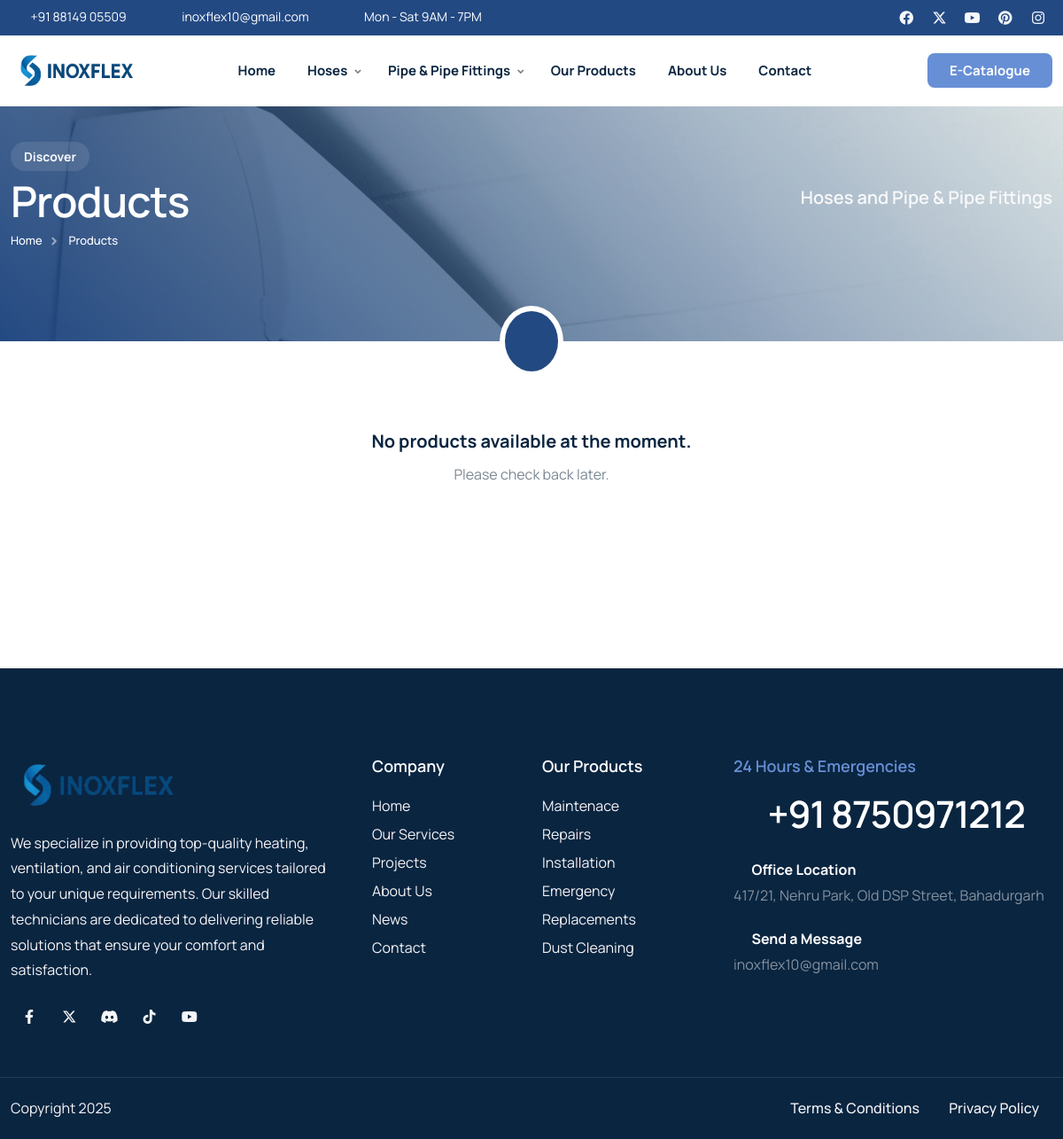
/products/, run on an earlier commit of the app's database.
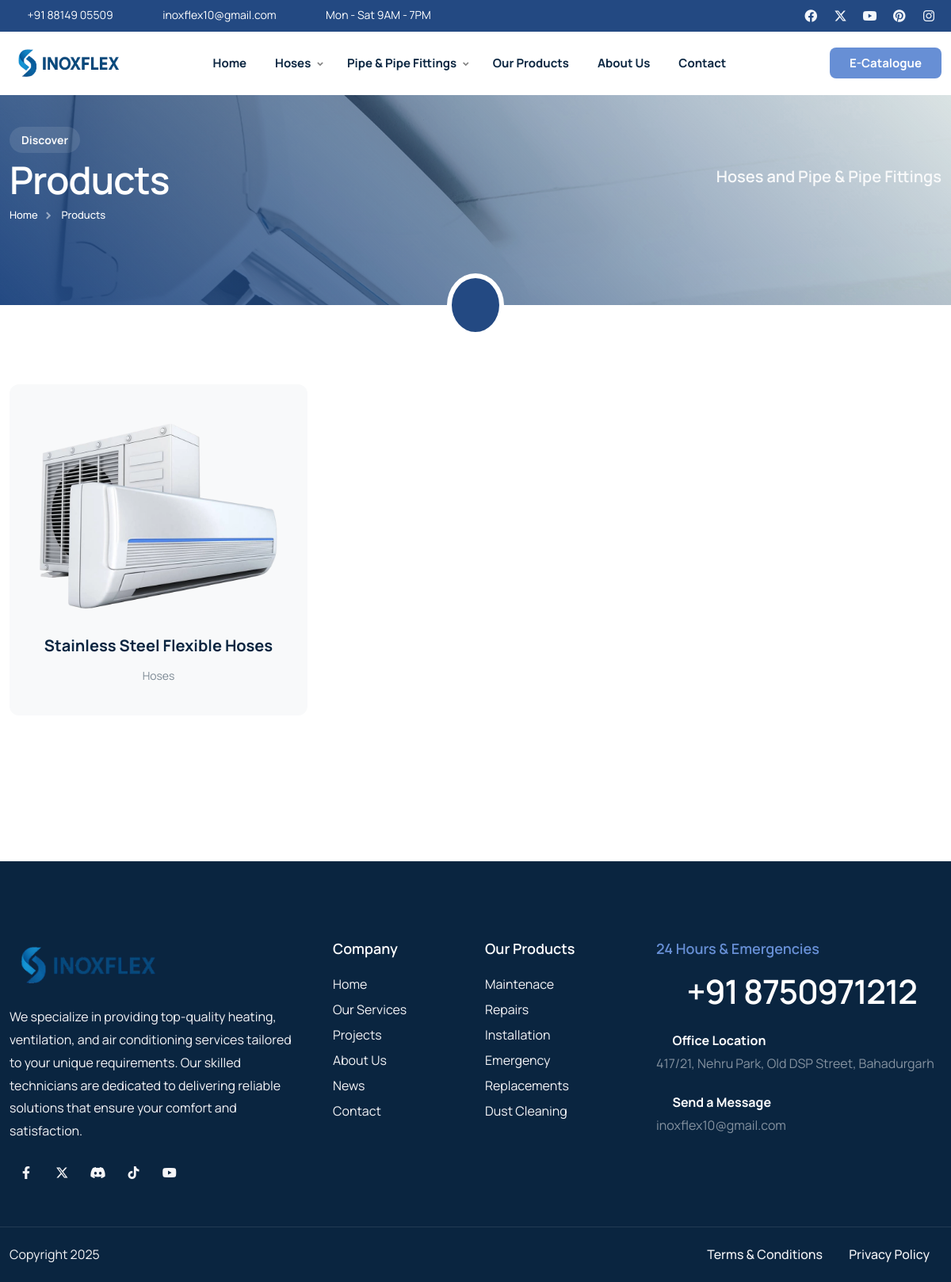
And on a later commit of the database.
### home/models.py (models this page shows, shortened)
class Category(models.Model):
    name = models.CharField(max_length=100)
    slug = models.SlugField(blank=True, null=True)
    description = RichTextField(blank=True, null=True)
    image = models.ImageField(upload_to='categories/', blank=True, null=True)
    status = models.BooleanField(default=True)
    created_at = models.DateTimeField(auto_now_add=True)
    updated_at = models.DateTimeField(auto_now=True)

class Product(models.Model):
    name = models.CharField(max_length=100)
    slug = models.SlugField(blank=True, null=True)
    description = RichTextField(blank=True, null=True)
    image = models.ImageField(upload_to='products/', blank=True, null=True)
    image_url = models.URLField(max_length=500, blank=True, null=True, help_text="Alternative: Use image URL instead of uploading")
    price = models.DecimalField(max_digits=10, decimal_places=2)
    category = models.ForeignKey(Category, on_delete=models.CASCADE, related_name='products')
    status = models.BooleanField(default=True)
    created_at = models.DateTimeField(auto_now_add=True)
    updated_at = models.DateTimeField(auto_now=True)

### home/views.py (the view)
# urls.py: path('products/', views.product_list, name='product_list'),
def product_list(request):
    products = Product.objects.filter(status=True)
    categories = Category.objects.filter(status=True)
    search_query = request.GET.get('search')
    if search_query:
        products = products.filter(
            Q(name__icontains=search_query) |
            Q(description__icontains=search_query) |
            Q(category__name__icontains=search_query)
        )
    category_filter = request.GET.get('category')
    if category_filter:
        products = products.filter(category__slug=category_filter)
    context = {
        'products': products,
        'categories': categories,
        'search_query': search_query,
        'category_filter': category_filter,
    }
    return render(request, 'products.html', context)

### home/context_processors.py (called while the page is built)
def categories(request):
    categories = Category.objects.filter(status=True).prefetch_related('subcategories')
    return {
        'categories': categories,
    }

### templates/products.html (shortened to what this page needs)
{% load static %}
<!DOCTYPE html>
<html lang="en">
{% include "head.html" %}
<body>
    <div id="wrapper">
        {% include "header.html" %}
        <div class="no-bottom no-top" id="content">
            <section id="subheader" class="jarallax text-light">
                <img src="{% static 'images/background/11.webp' %}" class="jarallax-img" alt="">
                <div class="container relative z-index-1000">
                    <div class="row align-items-center">
                        <div class="col-lg-6">
                            <div class="subtitle s2 bg-color text-light wow fadeInUp mb-2">Discover</div>
                            <h1>Products</h1>
                            <ul class="crumb">
                                <li><a href="{% url 'homepage' %}">Home</a></li>
                                <li class="active">Products</li>
                            </ul>
                        </div>
                        <div class="col-lg-6 text-lg-end">
                            <div class="fs-20 fw-600 no-bottom sm-hide">Hoses and Pipe & Pipe Fittings</div>
                        </div>
                    </div>
                </div>
                <div class="de-overlay"></div>
            </section>
            <div class="bg-color relative z-index-1000 mt-40 mb40">
                <div class="border-white-6 text-center bg-color text-white w-84px h-80px p-3 circle absolute abs-center sm-hide">
                    <i class="icofont-image fs-36"></i>
                </div>
            </div>
            <section id="section-products">
                <div class="container">
                    <div class="row g-4">
                        {% if products %}
                            {% for product in products %}
                            <div class="col-lg-4 col-md-6">
                                <div class="bg-light relative hover overflow-hidden rounded-1">
                                   <div class="text-center py-3">
                                       {% if product.image %}
                                           <img src="{{ product.image.url }}" class="w-80" alt="{{ product.name }}">
                                       {% else %}
                                           <img src="{% static 'images/products/1.webp' %}" class="w-80" alt="{{ product.name }}">
                                       {% endif %}
                                       <h4>{{ product.name }}</h4>
                                       <p class="small">{{ product.category.name }}</p>
                                   </div>
                                </div>
                            </div>
                            {% endfor %}
                        {% else %}
                            <div class="col-12 text-center">
                                <h4>No products available at the moment.</h4>
                                <p>Please check back later.</p>
                            </div>
                        {% endif %}
                        <div class="spacer-double"></div>
                    </div>
                </div>
            </section>
        </div>
        {% include "footer.html" %}
    </div>
</body>
</html>

### templates/header.html (shortened to what this page needs)
{% load static %}
<header class="header-light scroll-light has-topbar">
    <div id="topbar">
        <div class="container">
            <div class="row">
                <div class="col-lg-12">
                    <div class="d-flex justify-content-between xs-hide">
                        <div class="header-widget d-flex">
                            <div class="topbar-widget"><a href="tel:+918814905509"><i class="icofont-phone"></i>+91 88149 05509</a></div>
                            <div class="topbar-widget"><a href="mailto:inoxflex10@gmail.com"><i class="icofont-envelope"></i>inoxflex10@gmail.com</a></div>
                            <div class="topbar-widget"><a href="#"><i class="icofont-wall-clock"></i>Mon - Sat 9AM - 7PM</a></div>
                        </div>
                        <div class="social-icons">
                            <a href="#"><i class="fa-brands fa-facebook fa-lg"></i></a>
                            <a href="#"><i class="fa-brands fa-x-twitter fa-lg"></i></a>
                            <a href="#"><i class="fa-brands fa-youtube fa-lg"></i></a>
                            <a href="#"><i class="fa-brands fa-pinterest fa-lg"></i></a>
                            <a href="#"><i class="fa-brands fa-instagram fa-lg"></i></a>
                        </div>
                    </div>
                </div>
            </div>
        </div>
    </div>
    <div class="container">
        <div class="row">
            <div class="col-md-12">
                <div class="de-flex sm-pt10">
                    <div class="de-flex-col">
                        <div id="logo">
                            <a href="{% url 'homepage' %}">
                                <img class="logo-main" src="{% static 'images/logo/logo.png' %}" alt="" width="150" height="50" style="object-fit: contain;">
                            </a>
                        </div>
                    </div>
                    <div class="de-flex-col header-col-mid">
                        <ul id="mainmenu">
                            <li><a class="menu-item" href="{% url 'homepage' %}">Home</a></li>
                            {% for category in categories %}
                            <li><a class="menu-item" href="{% url 'category_detail' slug=category.slug %}">{{ category.name }}</a>
                            </li>
                            {% endfor %}
                            <li><a class="menu-item" href="{% url 'product_list' %}">Our Products</a></li>
                            <li><a class="menu-item" href="{% url 'about' %}">About Us</a></li>
                            <li><a class="menu-item" href="{% url 'contact' %}">Contact</a></li>
                        </ul>
                    </div>
                    <div class="de-flex-col">
                        <div class="menu_side_area">
                            <a href="{% url 'contact' %}" class="btn-main bg-color-2">E-Catalogue</a>
                        </div>
                    </div>
                </div>
            </div>
        </div>
    </div>
</header>

What changed in the data, as far as the page shows it:
added Product: name "Stainless Steel Flexible Hoses", category.name "Hoses"
Also different on the page:
text no longer shown: "No products available at the moment. Please check back later."
